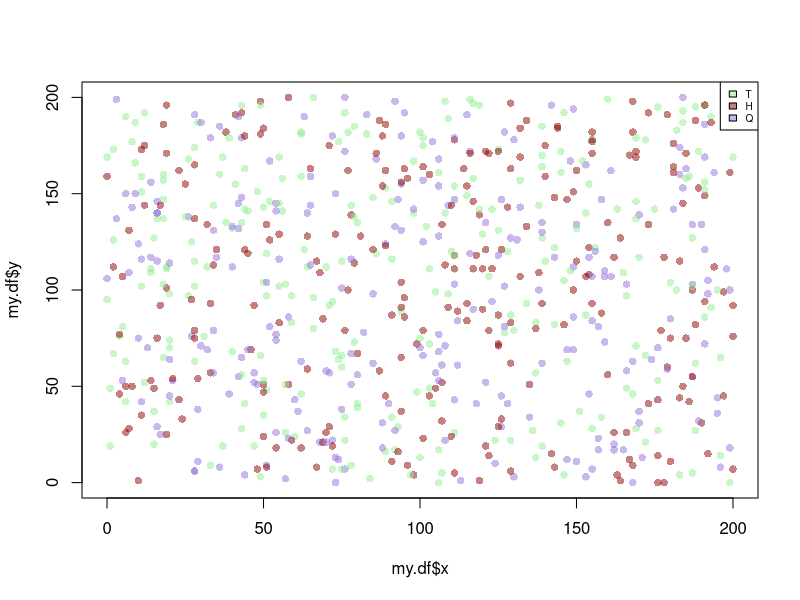
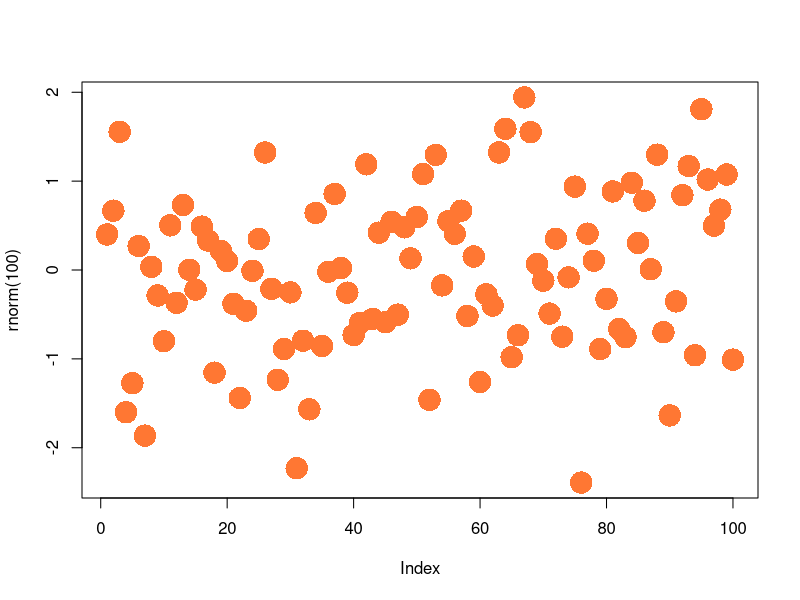
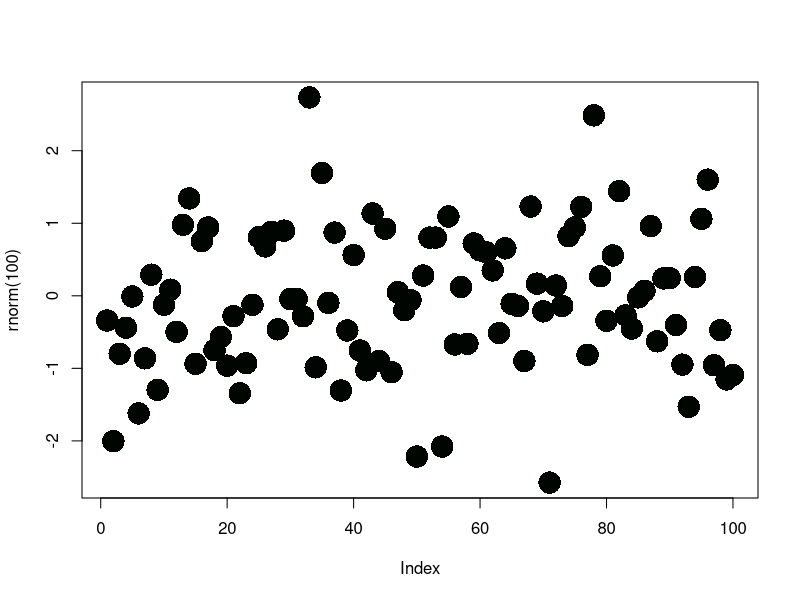
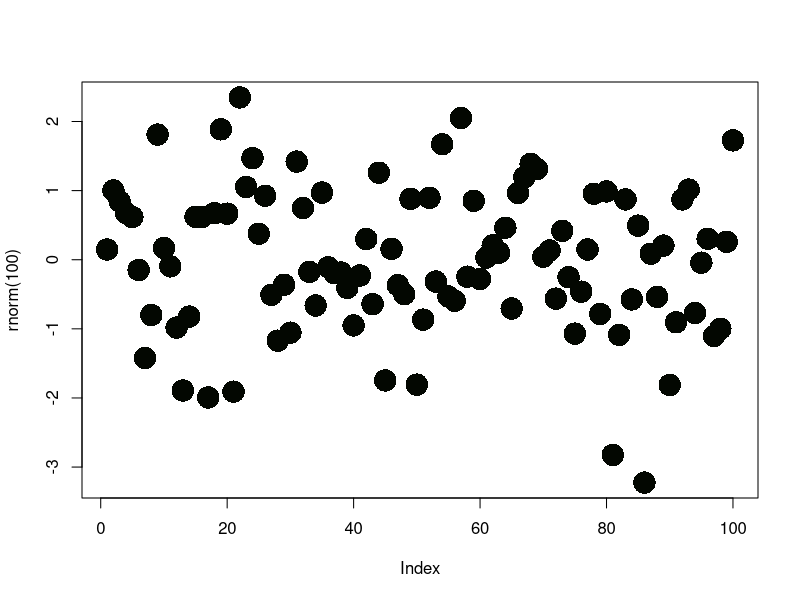
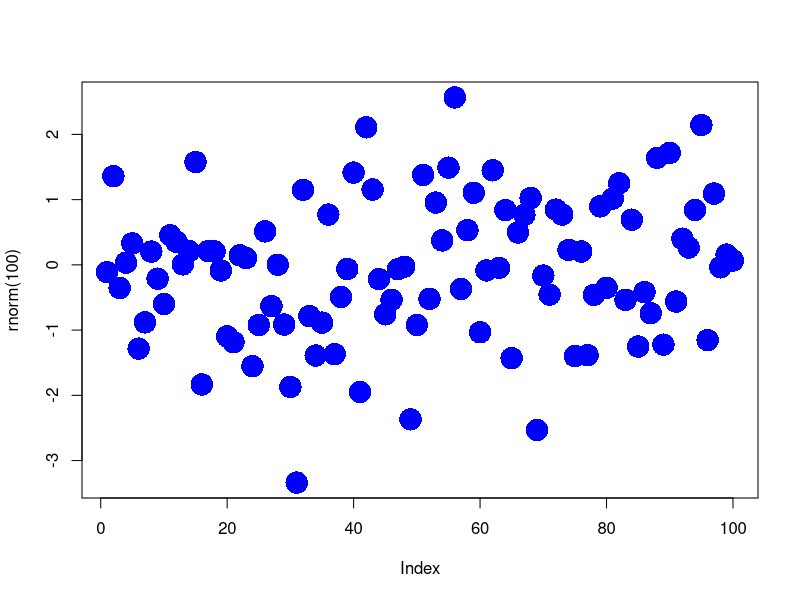
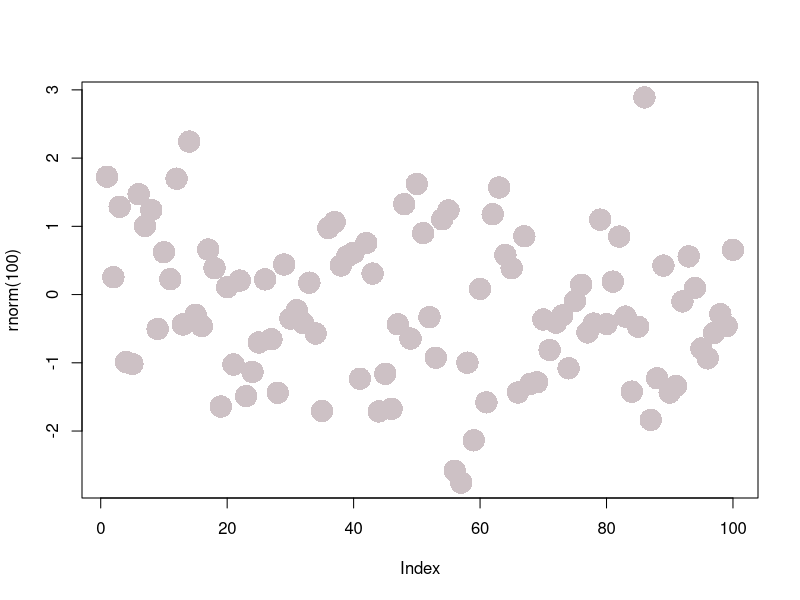

The R source for these figures, in order:
# Joyce Quiz 8

# Question 3
# data frame (my.df) has 739 rows and one of columns - called date.time contains dates and times.
# The line below contains for the first three lines (out of the 739) dates in the dataset

my.df <- NULL
my.df$id <- c(1, 2, 3)
my.df$date.time <- c("2014, Aug, Fri the 16 at 18:40",  
                     "2014, Jun, Sat the 24 at 11:51",  
                     "2014, Jun, Sun the 25 at 7:22")
my.df <- as.data.frame(my.df)

# define the conversion string
conv.str <- "%Y, %b, %a the %d at %R"
# convert the convert the format of the data in the date column to a new column
my.df$conv.date <- as.POSIXct(strptime(my.df$date.time, conv.str))

# find the minimum date
min.date <- min(my.df$conv.date)
min.date
# find the maximum date
max.date <- max(my.df$conv.date)
max.date

# Question 2
# add mode, x and y to dataframe (I created a new one to be safe)
# x and y are both continuous
my.df <- data.frame(replicate(2,sample(0:200,739,rep=TRUE)))
# Mode has three categories (T, H, Q) 
my.df$mode<- as.factor(replicate(1,sample(c("T","H","Q"),739,rep=TRUE)))
colnames(my.df) <- c("x", "y","mode")
# Write the code to make a scatter plot of x and y where 
# - points related to the category T are a light green
# - points related to H are a dark red 
# - points related to Q are a shade of purple
# Use the rgb function to make your colors, and set the transparency to about 50%. 
# Hint: Find colors on the R color chart, and then use those RGB values. 
#       Recall also that your dataset has 739 rows.

# light green color: (144,238,144) Mode = T
# dark red color: (139,0,0) Mode = H
# purple color: (147,112,219) Mode = Q
# alpha needs to be 50% transparency, so 255/2 = 127.5
my.trans <- 255/2
plot(my.df$x, my.df$y, col = c( rgb(144, 238, 144, my.trans, maxColorValue = 255),
                                rgb(139, 0, 0, my.trans, maxColorValue = 255),
                                rgb(147, 112, 219, my.trans, maxColorValue=255))[my.df$mode], pch = 16)
# add a legend to the plot
legend("topright", c("T","H","Q"), cex = 0.6, 
       fill = c(rgb(144, 238, 144, my.trans, maxColorValue = 255),
                rgb(139, 0, 0, my.trans, maxColorValue = 255),
                rgb(147, 112, 219, my.trans, maxColorValue=255)))


# QUestion 9
plot(rnorm(100), col = "#FF7733", pch = 16, cex = 3)
# the parameter for col could be replaced with (roughly)
plot(rnorm(100), col = rgb(1,5,2,255, maxColorValue = 255), pch = 16, cex = 3)
plot(rnorm(100), col = rgb(3,7,1,255, maxColorValue = 255), pch = 16, cex = 3)
plot(rnorm(100), col = "blue", pch = 16, cex = 3)
plot(rnorm(100), col = "lavenderblush3", pch = 16, cex = 3)

